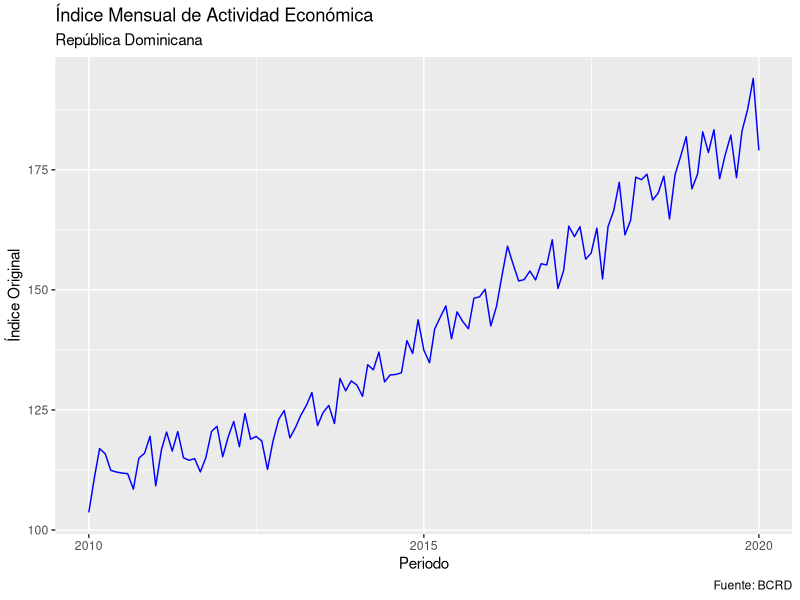
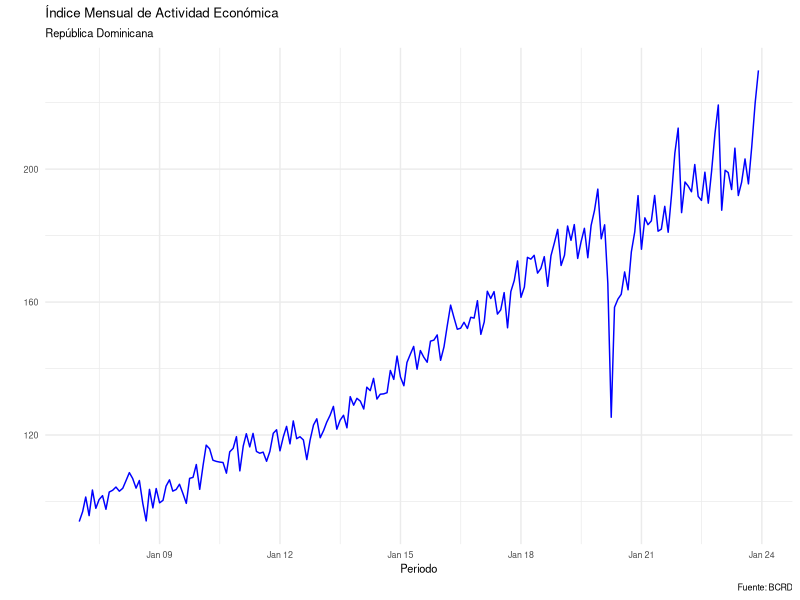

Generate these figures, in order, with R:
## ---- chunk 1
knitr::opts_chunk$set(echo = FALSE, message = FALSE, warning = FALSE)

library(readxl)
library(tidyverse)
library(ggthemes)
# Cargar datos
imae <- read_excel("../Recursos/datos/imae_ready.xlsx") |> 
  mutate(fecha = as.Date(fecha))
## ---- chunk 2
imae |> 
  mutate(fecha = as.Date(fecha)) |> 
  filter(fecha >= "2010-01-01" & fecha <= "2020-01-01") |> 
  ggplot(aes(x = fecha, y = indice_original)) + 
  geom_line(color = "blue") + 
  labs(title = "Índice Mensual de Actividad Económica",
       subtitle = "República Dominicana",
       x = "Periodo", y = "Índice Original", 
       caption = "Fuente: BCRD")

## ---- chunk 3
plot_imae <- imae |>
  ggplot(aes(x = fecha, y = indice_original)) +
  geom_line(color = "blue") +
  labs(title = "Índice Mensual de Actividad Económica",
       subtitle = "República Dominicana",
       x = "Periodo", y = "", 
       caption = "Fuente: BCRD") +
  scale_x_date(labels = scales::date_format("%b %y"), date_breaks = "3 year") + 
  theme_minimal() +
  theme(text = element_text(size = 8))

plot_imae

